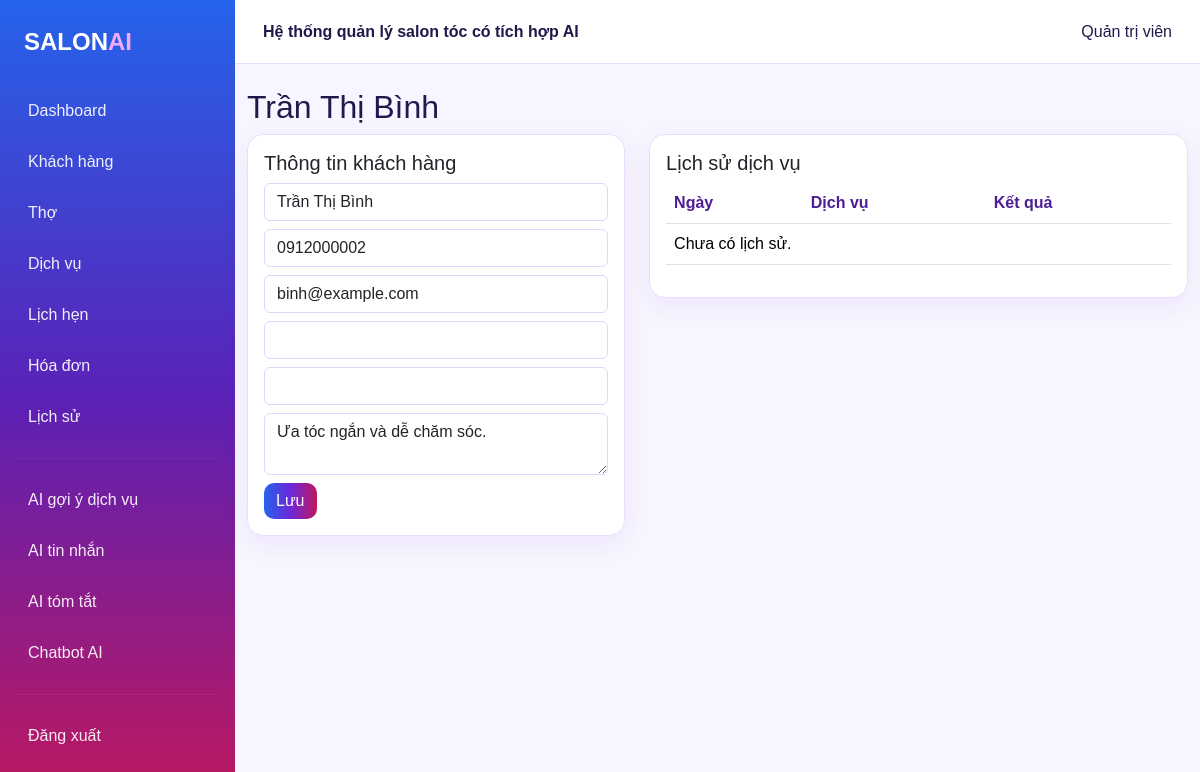
The app's page /customers/2 (signed in) with its own data.
### tables this page shows
CREATE TABLE users (
            id INTEGER PRIMARY KEY AUTOINCREMENT,
            username TEXT UNIQUE NOT NULL,
            password_hash TEXT NOT NULL,
            full_name TEXT NOT NULL,
            role TEXT NOT NULL DEFAULT 'receptionist',
            created_at TEXT DEFAULT CURRENT_TIMESTAMP
        );

CREATE TABLE customers (
            id INTEGER PRIMARY KEY AUTOINCREMENT,
            full_name TEXT NOT NULL,
            phone TEXT UNIQUE NOT NULL,
            email TEXT,
            gender TEXT,
            birthday TEXT,
            note TEXT,
            created_at TEXT DEFAULT CURRENT_TIMESTAMP
        );

### app.py (the view)
@app.route("/customers/<int:customer_id>")
@login_required
def customer_detail(customer_id):
    customer = database.get_customer(customer_id)
    if not customer:
        return "Không tìm thấy khách hàng", 404
    return render_template(
        "customer_detail.html",
        customer=customer,
        history=database.customer_history(customer_id),
        appointments=database.list_appointments(customer_id=customer_id),
    )

### app.py (called while the page is built)
def login_required(view):
    @wraps(view)
    def wrapper(*args, **kwargs):
        if "user_id" not in session:
            return redirect(url_for("login", next=request.path))
        return view(*args, **kwargs)
    return wrapper

def is_admin():
    return session.get("role") == "admin"

def is_receptionist():
    return session.get("role") == "receptionist"

def is_barber():
    return session.get("role") == "barber"

@app.context_processor
def inject_globals():
    return {
        "current_user": database.get_user(session["user_id"]) if session.get("user_id") else None,
        "is_admin": is_admin(),
        "is_receptionist": is_receptionist(),
        "is_barber": is_barber(),
        "now": datetime.now(),
    }

### database.py (called while the page is built)
def get_db_connection():
    conn = sqlite3.connect(DB_PATH)
    conn.row_factory = sqlite3.Row
    conn.execute("PRAGMA foreign_keys = ON")
    return conn

def get_user(user_id):
    conn = get_db_connection()
    row = conn.execute("SELECT * FROM users WHERE id=?", (user_id,)).fetchone()
    conn.close()
    return dict(row) if row else None

def get_customer(customer_id):
    conn = get_db_connection(); row = conn.execute("SELECT * FROM customers WHERE id=?", (customer_id,)).fetchone(); conn.close(); return dict(row) if row else None

def list_appointments(date_filter=None, status=None, customer_id=None):
    conn=get_db_connection()
    sql="""SELECT a.*, c.full_name customer_name, c.phone customer_phone, b.full_name barber_name,
           COALESCE((SELECT SUM(aps.quantity*aps.price) FROM appointment_services aps WHERE aps.appointment_id=a.id),0) amount
           FROM appointments a JOIN customers c ON c.id=a.customer_id JOIN barbers b ON b.id=a.barber_id WHERE 1=1"""
    params=[]
    if date_filter: sql += " AND a.appointment_date=?"; params.append(date_filter)
    if status: sql += " AND a.status=?"; params.append(status)
    if customer_id: sql += " AND a.customer_id=?"; params.append(customer_id)
    sql += " ORDER BY a.appointment_date DESC,a.start_time DESC"
    rows=conn.execute(sql,params).fetchall(); conn.close(); return [dict(r) for r in rows]

def customer_history(customer_id):
    conn=get_db_connection(); rows=conn.execute("""SELECT h.*, s.name service_name, a.appointment_date FROM customer_history h LEFT JOIN services s ON s.id=h.service_id LEFT JOIN appointments a ON a.id=h.appointment_id WHERE h.customer_id=? ORDER BY h.created_at DESC""",(customer_id,)).fetchall(); conn.close(); return [dict(r) for r in rows]

### templates/customer_detail.html
{% extends 'base.html' %}
{% block content %}
<h2>{{ customer.full_name }}</h2>
<div class="row g-4">
  <div class="col-lg-5">
    <div class="card p-3">
      <h5>Thông tin khách hàng</h5>
      <form method="post" action="{{ url_for('edit_customer', customer_id=customer.id) }}">
        <input name="full_name" class="form-control mb-2" value="{{ customer.full_name }}">
        <input name="phone" class="form-control mb-2" value="{{ customer.phone }}">
        <input name="email" class="form-control mb-2" value="{{ customer.email or '' }}">
        <input name="gender" class="form-control mb-2" value="{{ customer.gender or '' }}">
        <input name="birthday" class="form-control mb-2" value="{{ customer.birthday or '' }}">
        <textarea name="note" class="form-control mb-2">{{ customer.note or '' }}</textarea>
        <button class="btn btn-primary">Lưu</button>
      </form>
    </div>
  </div>
  <div class="col-lg-7">
    <div class="card p-3">
      <h5>Lịch sử dịch vụ</h5>
      <table class="table">
        <tr>
          <th>Ngày</th>
          <th>Dịch vụ</th>
          <th>Kết quả</th>
        </tr>
        {% for h in history %}
          <tr>
            <td>{{ h.appointment_date or h.created_at }}</td>
            <td>{{ h.service_name or '' }}</td>
            <td>{{ h.result or '' }}</td>
          </tr>
        {% else %}
          <tr>
            <td colspan="3">Chưa có lịch sử.</td>
          </tr>
        {% endfor %}
      </table>
    </div>
  </div>
</div>
{% endblock %}

### templates/base.html (shortened to what this page needs)
<!doctype html>
<html lang="vi">
<head>
  <link href="https://cdn.jsdelivr.net/npm/bootstrap@5.3.3/dist/css/bootstrap.min.css" rel="stylesheet">
  <link rel="stylesheet" href="{{ url_for('static', filename='css/style.css') }}">
</head>
<body>
<div class="layout">
  <aside class="sidebar">
    <div class="brand">SALON<span>AI</span></div>
    <a href="{{ url_for('dashboard') }}">Dashboard</a>
    <a href="{{ url_for('customers') }}">Khách hàng</a>
    {% if is_admin or is_receptionist %}<a href="{{ url_for('barbers') }}">Thợ</a>{% endif %}
    <a href="{{ url_for('services') }}">Dịch vụ</a>
    <a href="{{ url_for('appointments') }}">Lịch hẹn</a>
    {% if is_admin or is_receptionist %}<a href="{{ url_for('invoices') }}">Hóa đơn</a>{% endif %}
    <a href="{{ url_for('history') }}">Lịch sử</a>
    <hr>
    <a href="{{ url_for('ai_recommendation_page') }}">AI gợi ý dịch vụ</a>
    <a href="{{ url_for('ai_message_page') }}">AI tin nhắn</a>
    <a href="{{ url_for('ai_summary_page') }}">AI tóm tắt</a>
    <a href="{{ url_for('chat_page') }}">Chatbot AI</a>
    <hr>
    <a href="{{ url_for('logout') }}">Đăng xuất</a>
  </aside>
  <main class="main">
    <header class="topbar"><div><strong>Hệ thống quản lý salon tóc có tích hợp AI</strong></div><div>{{ current_user.full_name if current_user else '' }}</div></header>
    <div class="container-fluid py-4">
      {% block content %}{% endblock %}
    </div>
  </main>
</div>
</body>
</html>

### static/css/style.css (style rules this page uses)
* { box-sizing: border-box; }
body { margin: 0; background: #f7f5ff; color: #1e1b4b; font-family: Arial, sans-serif; }
.layout { display: flex; min-height: 100vh; }
.sidebar { width: 235px; min-height: 100vh; position: fixed; left: 0; top: 0; padding: 24px 16px; color: #fff; background: linear-gradient( 180deg, #2563eb 0%, #5b21b6 50%, #be185d 100% ); }
.sidebar .brand { font-size: 24px; font-weight: 800; margin-bottom: 28px; padding: 0 8px; }
.sidebar .brand span { color: #f0abfc; }
.sidebar a { display: block; padding: 11px 12px; margin-bottom: 5px; border-radius: 10px; color: rgba(255, 255, 255, 0.92); text-decoration: none; transition: 0.2s; }
.sidebar hr { margin: 18px 0; border: 0; border-top: 1px solid rgba(255,255,255,0.2); }
.main { width: calc(100% - 235px); margin-left: 235px; min-height: 100vh; }
.topbar { height: 64px; padding: 0 28px; display: flex; align-items: center; justify-content: space-between; background: #fff; border-bottom: 1px solid #eadcff; }
.card { background: #fff; border: 1px solid #eadcff; border-radius: 16px; box-shadow: 0 8px 25px rgba(109, 40, 217, 0.07); }
.btn-primary { border: 0; color: #fff; background: linear-gradient( 90deg, #2563eb, #6d28d9, #be185d ); border-radius: 10px; transition: 0.2s; }
a { color: #6d28d9; }
.table { vertical-align: middle; }
.table th { color: #4c1d95; }
input, select, textarea { border-color: #ddd6fe !important; }

### records on screen
users: full_name "Quản trị viên"
customers: full_name "Trần Thị Bình", phone "0912000002", email "binh@example.com", note "Ưa tóc ngắn và dễ chăm sóc."
